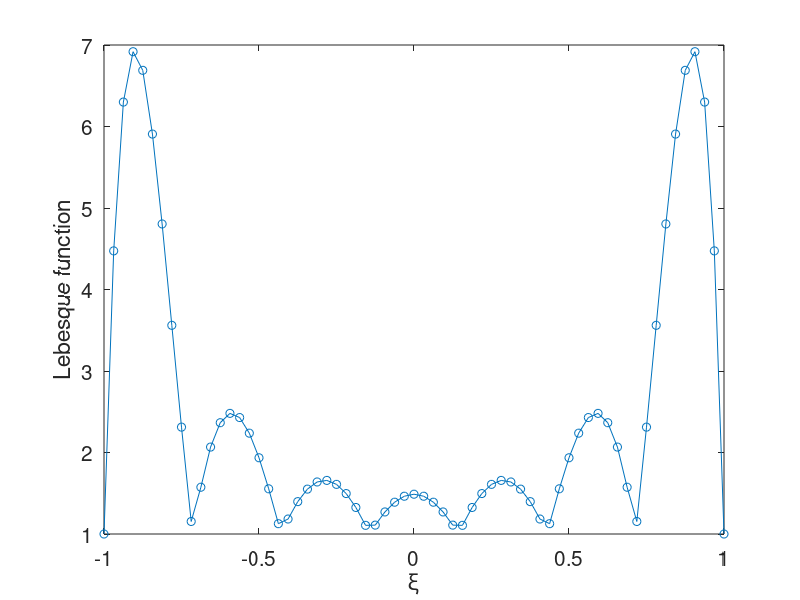

Write the MATLAB code that produced this figure.
%=======================
% Evaluation of the Lebesque function
% and Lebesque constant 
%=======================

N = 7   % polynomial order
M = 64  % evaluation f the Leb function

%---
% evenly spaced points
%---

for i=1:N+1
 xi(i) = -1.0+(i-1)*2.0/N;
end

%---
% compute the leb function
% at M+1 evaluation points
%---

for i=1:M+1
 xev(i) = -1.0+(i-1)*2.0/M;
end

%---
% evaluate leb 
%---

for l=1:M+1

  leb(l) = 0.0;

  for i=1:N+1  % run over nodes
    lpoly = 1.0;
     for j=1:N+1
       if j~=i
          lpoly = lpoly*(xev(l)-xi(j))/(xi(i)-xi(j));
       end
     end
    leb(l) = leb(l) + abs(lpoly);
  end

end

%---
% plot the Lebesque function
%---

plot(xev, leb,'-o');
xlabel('\xi','fontsize',15);
ylabel('Lebesque function','fontsize',15);
set(gca,'fontsize',15)

%----
% find the Lebesque constant
%----

max(leb)
